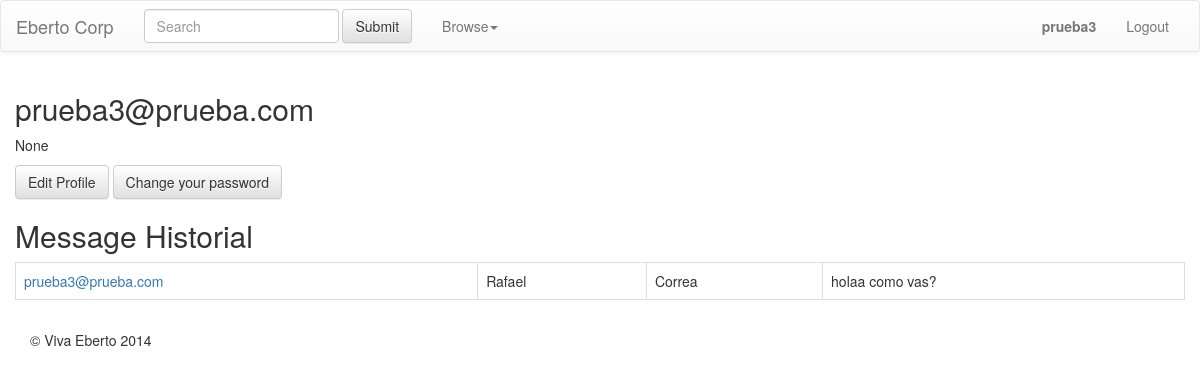
/accounts/user/natalia/ (signed in), run on the app's committed database.
### accounts/models.py (models this page shows, shortened)
class UserProfile(models.Model):
    user = models.OneToOneField(User, related_name='profile')
    about_me = models.TextField(null=True, blank=True)
    gender = models.CharField(max_length=40, choices=GENDERS_TYPES, blank=True)
    birth = models.DateTimeField(blank=True, null=True)
    location = models.ManyToManyField(Location, related_name='homecountry')
    address = models.CharField(max_length=254, blank=True)
    zipcode = models.CharField(max_length=56, blank=True)
    phone = models.CharField(max_length=56, blank=True)
    countries_interested = models.ManyToManyField(Location, blank=True, related_name='countries interested')
    areas_interested = models.ManyToManyField(StudyArea, blank=True)
    levels_interested = models.ManyToManyField(StudyLevel, blank=True)
    languages_interested= models.ManyToManyField(LanguageCourse, blank=True)
    def account_verified(self):
		if self.user.is_authenticated:
			result = EmailAddress.objects.filter(email=self.user.email)
			if len(result):
				return result[0].verified
				return False

### requestforms/models.py (models this page shows, shortened)
class Enquiry(models.Model):
	student = models.ForeignKey(UserProfile, null=True, blank=True, default = None)
	client = models.ForeignKey(ClientProfile , null=True, blank=True, default = None)
	enquiry_type = models.CharField(max_length=2, choices=ENQUIRY_TYPES, blank=True)
	first_name = models.CharField(max_length=114, blank=False)
	last_name = models.CharField(max_length=114, blank=False)
	gender = models.CharField(max_length=40, choices=GENDERS_TYPES, blank=False)
	country_interested = models.ForeignKey(Location, related_name='Country_Interested', null=True, blank=True, default = None)
	email = models.EmailField(blank=False)
	country = models.ForeignKey(Location)
	address = models.CharField(max_length=254, blank=True, null=True)
	zipcode = models.CharField(max_length=56, blank=True)
	phone = models.IntegerField(max_length=10, blank=False)
	content = models.TextField(max_length=2000, null=True)
	expected_time = models.CharField(max_length=40, choices=PLANNED_TIME, null=False)
	more_info = models.CharField(max_length=60, blank=True)
	study_level_interested = models.ManyToManyField(StudyLevel, blank=True)
	area_interested = models.ManyToManyField(StudyArea, blank=True)
	institution_interested = models.ManyToManyField(Institution, blank=True)
	suscribed = models.BooleanField(default=True)
	created = models.DateTimeField(auto_now_add=True)

### accounts/views.py (the view)
# urls.py: url(r'^user/(?P<slug>\w+)/$', auth(views.accounts_view), name='user_profile'),
def accounts_view(request, slug):
    clients = ClientProfile.objects.filter(user=request.user)
    if clients:
        return ClientProfileDetailView(request, slug)
    else:
        return UserProfileDetailView(request, slug)

### accounts/views.py (called while the page is built)
def UserProfileDetailView(request, slug):
    student = get_object_or_404(UserProfile, user=request.user)
    enquiries = Enquiry.objects.filter(student=student)
    return render_to_response("account/student/student_profile.html", locals(),
        context_instance=RequestContext(request))

### templates/account/student/student_profile.html (shortened to what this page needs)
{% extends 'base.html' %}
{% block content %}
<div class="span12">
<h2>{{ user.email }}</h2>
  <p>{{ user.profile.about_me }}</p>
  <a class="btn btn-default"  href="{% url 'edit_profile' %}" role="button">Edit Profile</a>
  <a class="btn btn-default" href="{% url 'account_change_password' %}" role="button">Change your password</a>
<h2>Message Historial</h2>
<div class="table-responsive" >
	<table class="table table-bordered">
  		<tbody>
 		{% for en in enquiries %}
 		<tr>
 			<td>
				 <a>{{ en.email }} </a>
			</td>
			<td>{{ en.first_name }}</td>
			<td>{{ en.last_name }}</td>
			<td>{{ en.content }}</td>
		</tr>
		{% endfor %}
	</tbody>
</table>
</div>
</div>
{% endblock %}

### templates/base.html (shortened to what this page needs)
<!DOCTYPE html>
<html lang="en">
    <head>
        <link rel="stylesheet" href="/static/css/main.css">
        <link rel="stylesheet" href="//netdna.bootstrapcdn.com/bootstrap/3.1.1/css/bootstrap.min.css">
        <link rel="stylesheet" href="//netdna.bootstrapcdn.com/bootstrap/3.1.1/css/bootstrap-theme.min.css">
    </head>
    <body>
<nav class="navbar navbar-default" role="navigation">
  <div class="container-fluid">
    <div class="navbar-header">
      <a class="navbar-brand" href="#">Eberto Corp</a>
    </div>
    <div class="collapse navbar-collapse" id="bs-example-navbar-collapse-1">
      <form class="navbar-form navbar-left" role="search" action="/institution/results?q=" >
        <div class="form-group">
          <input type="text" class="form-control" name="q" id="id_q" placeholder="Search">
        </div>
        <button type="submit" class="btn btn-default">Submit</button>
      </form>
       <ul class="nav navbar-nav">
        <li class="dropdown">
          <a href="#" class="dropdown-toggle" data-toggle="dropdown">Browse<b class="caret"></b></a>
        </li>
      </ul>
      <ul class="nav navbar-nav navbar-right">
        {% if request.user.is_authenticated %}
        <li> <a href="{% url 'user_profile' slug=user.username %}"><b>{{ user.profile.user }} </b></a> </li>
        <li> <a href="/accounts/logout/" class="pull-right">Logout</a></li>
        {% else %}
        <li> <a href="/accounts/login/" class="pull-right">Login</a></li>
        <li> <a href="/accounts/signup/" class="pull-right">Sign Up</a></li>
        {% endif %}
      </ul>
    </div>
  </div>
</nav>
<div class="container">
            <div class="row">
                {% block content %}{% endblock %}
            </div>
            <footer>
                <p><p>&copy; Viva Eberto 2014</p></p>
            </footer>
  </div>
    </body>
</html>

### data on the page
Enquiry: email "prueba3@prueba.com", first_name "Rafael", last_name "Correa", content "holaa como vas?"

### other printed values
{{ user.profile.user }} "prueba3"
{{ user.email }} "prueba3@prueba.com"
{{ user.profile.about_me }} "None"
